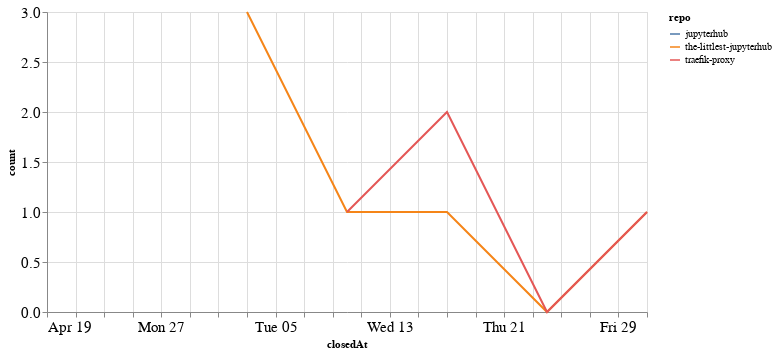

Notebook source saved alongside this figure:
### Code cell
closed_by_time = closed_by.groupby('repo').resample('W', on='closedAt').count()['author'].reset_index()
closed_by_time = closed_by_time.rename(columns={'author': 'count'})

alt.Chart(closed_by_time, width=600).mark_line().encode(
    x='closedAt',
    y='count',
    color='repo',
    tooltip="repo"
)

### Figure 1 — Vega-Lite specification as saved in the notebook (floating-point values rounded to 4 significant figures)
{"config": {"axisLeft": {"labelFontSize": 15}, "axisBottom": {"labelFontSize": 15}}, "data": {"name": "data-d1c4b6d72a1d74547236a148be2cc377"}, "mark": "line", "encoding": {"color": {"type": "nominal", "field": "repo"}, "tooltip": {"type": "nominal", "field": "repo"}, "x": {"type": "temporal", "field": "closedAt"}, "y": {"type": "quantitative", "field": "count"}}, "width": 600, "$schema": "https://vega.github.io/schema/vega-lite/v4.8.1.json", "datasets": {"data-d1c4b6d72a1d74547236a148be2cc377": [{"repo": "jupyterhub", "closedAt": "2020-04-19T00:00:00", "count": 1}, {"repo": "the-littlest-jupyterhub", "closedAt": "2020-05-03T00:00:00", "count": 3}, {"repo": "the-littlest-jupyterhub", "closedAt": "2020-05-10T00:00:00", "count": 1}, {"repo": "the-littlest-jupyterhub", "closedAt": "2020-05-17T00:00:00", "count": 1}, {"repo": "the-littlest-jupyterhub", "closedAt": "2020-05-24T00:00:00", "count": 0}, {"repo": "the-littlest-jupyterhub", "closedAt": "2020-05-31T00:00:00", "count": 1}, {"repo": "traefik-proxy", "closedAt": "2020-05-10T00:00:00", "count": 1}, {"repo": "traefik-proxy", "closedAt": "2020-05-17T00:00:00", "count": 2}, {"repo": "traefik-proxy", "closedAt": "2020-05-24T00:00:00", "count": 0}, {"repo": "traefik-proxy", "closedAt": "2020-05-31T00:00:00", "count": 1}]}}
